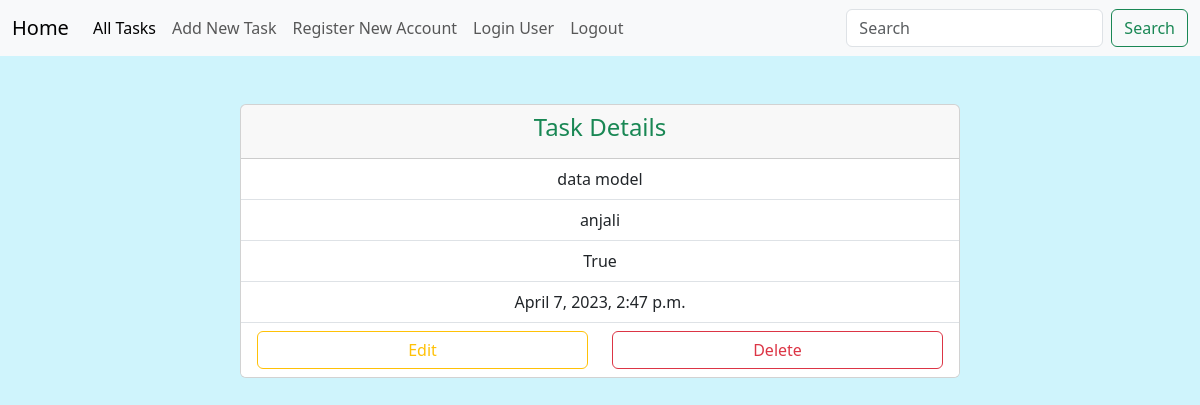
Page /tasks/28/ (signed in) on the committed database.
### todo/models.py (models this page shows, shortened)
class Task(models.Model):
    task_name=models.CharField(max_length=200)
    user=models.ForeignKey(User,on_delete=models.CASCADE)
    status=models.BooleanField(default=False)
    created_date=models.DateTimeField(auto_now_add=True)

### todo/views.py (the view)
# urls.py: path("tasks/<int:pk>/",views.TaskDetailView.as_view(),name="task-detail"),
@method_decorator(sign_required,name="dispatch")
class TaskDetailView(DetailView):
    model=Task
    template_name="task-detail.html"
    context_object_name="task"

### todo/views.py (called while the page is built)
def sign_required(fn):
    def wrapper(request,*args,**kwargs):
        if not request.user.is_authenticated:
            messages.error(request,"You must Login to Perform this Action!!!!!!!")
            return redirect("signin")
        return fn(request,*args,**kwargs)
    return wrapper

### todo/templates/task-detail.html (shortened to what this page needs)
{%extends 'base.html'%}
{%block body_block%}
<div class="container mt-5">
    <div class="row">
        <div class="col-2"></div>
        <div class="col-8">
            <div class="card" style="width: 100%">
                <div class="card-header">
                  <h4 class="text-success text-center">Task Details</h4>
                </div>
                <ul class="list-group list-group-flush text-center">
                  <li class="list-group-item">{{task.task_name}}</li>
                  <li class="list-group-item">{{task.user}}</li>
                  <li class="list-group-item">{{task.status}}</li>
                  <li class="list-group-item">{{task.created_date}}</li>
                  <li class="list-group-item">
                    <div class="row">
                        <div class="col-6">
                            <a href="{%url 'task-edit' task.id%}" class="btn btn-outline-warning form-control">Edit</a>
                        </div>
                        <div class="col-6">
                            <a href="{%url 'task-delete' task.id%}" class="btn btn-outline-danger form-control">Delete</a>
                        </div>
                    </div>
                  </li>
                </ul>
              </div>
        </div>
        <div class="col-2"></div>
    </div>
</div>
{%endblock%}

### rows in the picture
Task: task_name "data model", user "anjali", status "True", created_date "April 7, 2023, 2:47 p.m."
